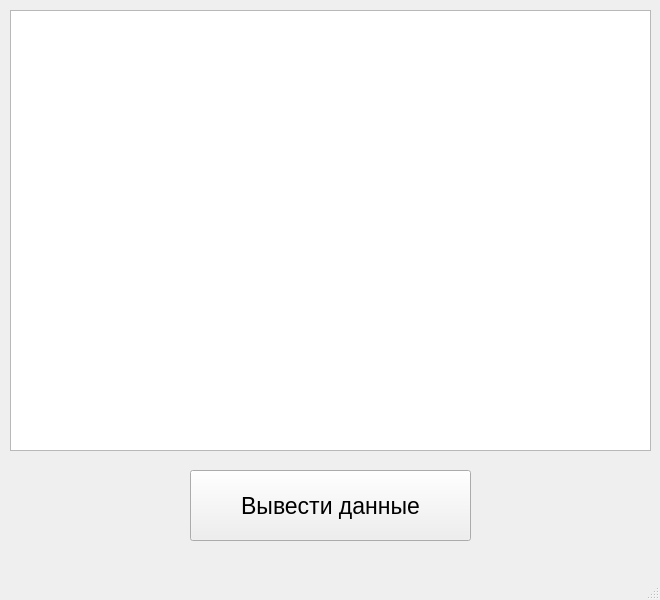
<?xml version="1.0" encoding="UTF-8"?>
<ui version="4.0">
 <class>MainWindow</class>
 <widget class="QMainWindow" name="MainWindow">
  <property name="geometry">
   <rect>
    <x>0</x>
    <y>0</y>
    <width>660</width>
    <height>600</height>
   </rect>
  </property>
  <property name="windowTitle">
   <string>MainWindow</string>
  </property>
  <widget class="QWidget" name="centralwidget">
   <widget class="QTableWidget" name="tableWidget">
    <property name="geometry">
     <rect>
      <x>10</x>
      <y>10</y>
      <width>641</width>
      <height>441</height>
     </rect>
    </property>
   </widget>
   <widget class="QPushButton" name="pushButton">
    <property name="geometry">
     <rect>
      <x>190</x>
      <y>470</y>
      <width>281</width>
      <height>71</height>
     </rect>
    </property>
    <property name="font">
     <font>
      <pointsize>17</pointsize>
     </font>
    </property>
    <property name="text">
     <string>Вывести данные</string>
    </property>
   </widget>
  </widget>
  <widget class="QMenuBar" name="menubar">
   <property name="geometry">
    <rect>
     <x>0</x>
     <y>0</y>
     <width>660</width>
     <height>21</height>
    </rect>
   </property>
  </widget>
  <widget class="QStatusBar" name="statusbar"/>
 </widget>
 <resources/>
 <connections/>
</ui>
